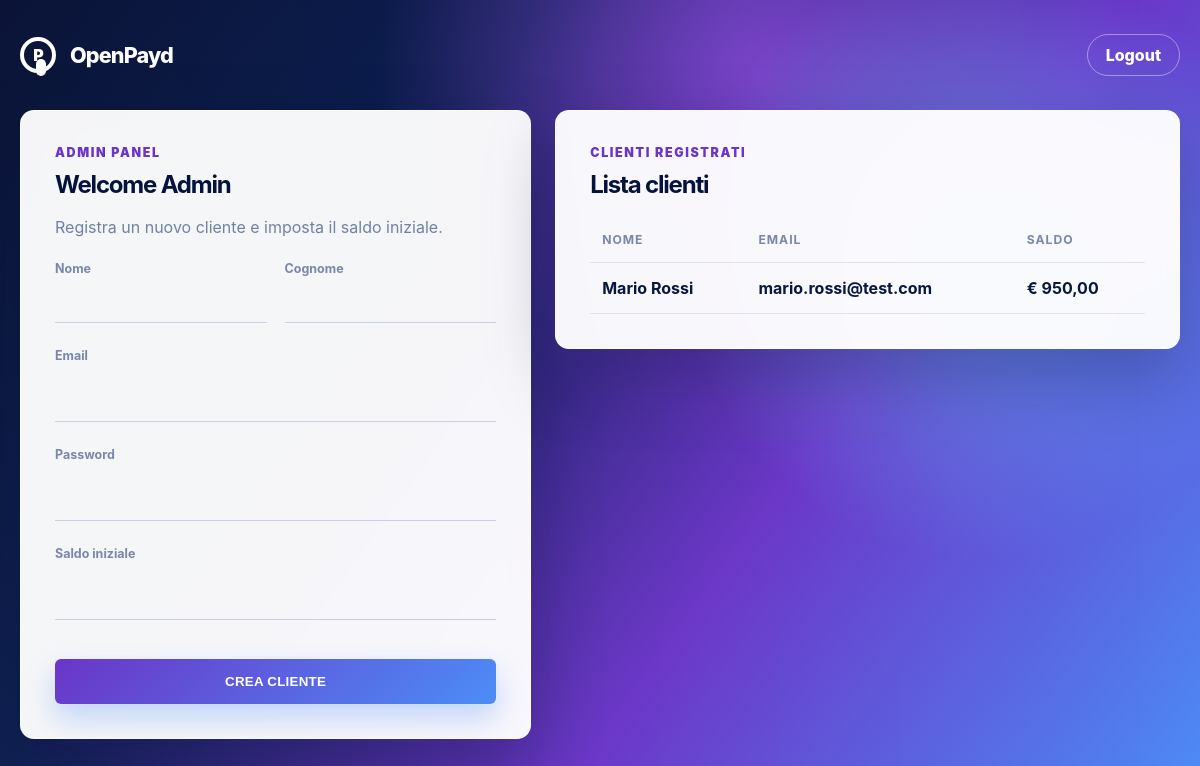
/admin/admin.php (signed in), run on the app's committed database.
### tables this page shows
CREATE TABLE users (
    id INT UNSIGNED AUTO_INCREMENT PRIMARY KEY,
    first_name VARCHAR(100) NOT NULL,
    last_name VARCHAR(100) NOT NULL,
    email VARCHAR(190) NOT NULL UNIQUE,
    password VARCHAR(255) NOT NULL,
    balance DECIMAL(12, 2) NOT NULL DEFAULT 0.00,
    role ENUM('admin', 'client') NOT NULL DEFAULT 'client',
    created_at TIMESTAMP DEFAULT CURRENT_TIMESTAMP
);

### auth/helpers.php (called while the page is built, shortened)
<?php
function e(?string $value): string
{
    return htmlspecialchars((string) $value, ENT_QUOTES | ENT_SUBSTITUTE, 'UTF-8');
}

### admin/admin.php (the view, shortened to what this page needs)
<?php
$pdo = require __DIR__ . '/../config/db.php';
$clients = [];
if (!$pdo instanceof PDO) {
    $dbError = 'Database temporaneamente non disponibile. Riprova più tardi.';
} else {
    try {
        $stmt = $pdo->prepare('SELECT first_name, last_name, email, balance FROM users WHERE role = :role ORDER BY id DESC');
        $stmt->execute(['role' => 'client']);
        $clients = $stmt->fetchAll();
    } catch (Throwable $exception) {
        error_log('Admin client list query failed: ' . $exception->getMessage());
        $dbError = 'Impossibile caricare la lista clienti in questo momento.';
    }
}
?>
<!DOCTYPE html>
<html lang="it">
<head>
    <link rel="stylesheet" href="../assets/style.css">
</head>
<body class="app-page">
    <main class="dashboard-shell wide">
        <nav class="topbar">
            <a class="brand-inline" href="admin.php">
                <span class="brand-mark small">P</span>
                <span>OpenPayd</span>
            </a>
            <a href="../auth/logout.php" class="logout-link">Logout</a>
        </nav>
        <section class="admin-grid">
            <div class="hero-card">
                <p class="eyebrow">Admin panel</p>
                <h1>Welcome Admin</h1>
                <p class="muted">Registra un nuovo cliente e imposta il saldo iniziale.</p>
                <form action="create_user.php" method="POST" class="form-stack admin-form">
                    <div class="two-columns">
                        <div>
                            <label for="first_name">Nome</label>
                            <input type="text" id="first_name" name="first_name" required>
                        </div>
                        <div>
                            <label for="last_name">Cognome</label>
                            <input type="text" id="last_name" name="last_name" required>
                        </div>
                    </div>
                    <label for="email">Email</label>
                    <input type="email" id="email" name="email" autocomplete="email" required>
                    <label for="password">Password</label>
                    <input type="password" id="password" name="password" autocomplete="new-password" required>
                    <label for="balance">Saldo iniziale</label>
                    <input type="number" id="balance" name="balance" min="0" step="0.01" required>
                    <button type="submit" class="primary-button">Crea cliente</button>
                </form>
            </div>
            <div class="hero-card clients-card">
                <p class="eyebrow">Clienti registrati</p>
                <h2>Lista clienti</h2>
                <div class="table-wrap">
                    <table>
                        <thead>
                            <tr>
                                <th>Nome</th>
                                <th>Email</th>
                                <th>Saldo</th>
                            </tr>
                        </thead>
                        <tbody>
                            <?php foreach ($clients as $client): ?>
                                <tr>
                                    <td><?= e($client['first_name'] . ' ' . $client['last_name']); ?></td>
                                    <td><?= e($client['email']); ?></td>
                                    <td>€ <?= number_format((float) $client['balance'], 2, ',', '.'); ?></td>
                                </tr>
                            <?php endforeach; ?>
                        </tbody>
                    </table>
                </div>
            </div>
        </section>
    </main>
</body>
</html>

### assets/style.css (style rules this page uses)
:root { --navy: #031542; --navy-deep: #020b2f; --violet: #6a35c8; --blue: #4c8df7; --cyan: #57d8ff; --white: #ffffff; --text: #07173f; --muted: #7180a5; --line: #c8d0e4; --danger: #d92958; --success: #087f5b; --shadow: 0 28px 70px rgba(2, 11, 47, 0.28); --radius: 14px; font-family: Inter, ui-sans-serif, system-ui, -apple-system, BlinkMacSystemFont, "Segoe UI", sans-serif; }
* { box-sizing: border-box; }
html, body { min-height: 100%; margin: 0; }
body { color: var(--text); background: radial-gradient(circle at 82% 32%, rgba(87, 216, 255, 0.48), transparent 27%), radial-gradient(circle at 63% 9%, rgba(143, 74, 224, 0.74), transparent 36%), linear-gradient(125deg, var(--navy-deep) 0%, #07194d 31%, var(--violet) 64%, var(--blue) 100%); background-attachment: fixed; }
body::before { content: ""; position: fixed; inset: 0; pointer-events: none; background: linear-gradient(90deg, rgba(255, 255, 255, 0.04), rgba(255, 255, 255, 0)); }
.brand-block, .brand-inline { display: flex; align-items: center; gap: 14px; color: var(--white); text-decoration: none; font-weight: 800; }
.brand-mark { width: 70px; height: 70px; display: grid; place-items: center; border: 8px solid var(--white); border-radius: 50%; color: var(--white); font-size: 2.25rem; font-weight: 900; line-height: 1; position: relative; }
.brand-mark::after { content: ""; position: absolute; width: 20px; height: 34px; left: 24px; bottom: -13px; background: var(--white); border-radius: 14px; }
.brand-mark.small { width: 36px; height: 36px; border-width: 4px; font-size: 1rem; }
.brand-mark.small::after { width: 10px; height: 17px; left: 12px; bottom: -7px; }
.login-card, .hero-card { width: min(100%, 450px); background: rgba(255, 255, 255, 0.96); border: 1px solid rgba(255, 255, 255, 0.75); border-radius: var(--radius); box-shadow: var(--shadow); backdrop-filter: blur(10px); }
.login-card h1, .hero-card h1, .hero-card h2 { margin: 0; color: #04133b; letter-spacing: -0.05em; }
.form-stack { display: flex; flex-direction: column; gap: 13px; }
.form-stack label { margin-top: 12px; color: #7a86aa; font-size: 0.78rem; font-weight: 700; }
.form-stack input { width: 100%; border: 0; border-bottom: 1px solid var(--line); outline: none; padding: 12px 2px 13px; color: var(--text); background: transparent; font: inherit; transition: border-color 0.2s ease, box-shadow 0.2s ease; }
.primary-button { width: 100%; margin-top: 26px; border: 0; border-radius: 6px; padding: 15px 18px; cursor: pointer; color: var(--white); background: linear-gradient(135deg, var(--violet), var(--blue)); font-weight: 800; text-transform: uppercase; letter-spacing: 0.02em; box-shadow: 0 14px 30px rgba(76, 141, 247, 0.32); transition: transform 0.2s ease, box-shadow 0.2s ease, filter 0.2s ease; }
.app-page { min-height: 100vh; padding: 34px 20px; }
.dashboard-shell { width: min(100%, 980px); margin: 0 auto; }
.dashboard-shell.wide { width: min(100%, 1180px); }
.topbar { display: flex; justify-content: space-between; align-items: center; margin-bottom: 34px; }
.brand-inline { font-size: 1.35rem; letter-spacing: -0.04em; }
.logout-link { color: var(--white); border: 1px solid rgba(255, 255, 255, 0.42); border-radius: 999px; padding: 10px 18px; text-decoration: none; font-weight: 800; transition: background 0.2s ease, transform 0.2s ease; }
.hero-card { width: 100%; padding: 34px; }
.eyebrow { margin: 0 0 10px; color: var(--violet); font-size: 0.78rem; font-weight: 900; letter-spacing: 0.13em; text-transform: uppercase; }
.muted { color: var(--muted); line-height: 1.6; }
.admin-grid { display: grid; grid-template-columns: minmax(0, 0.9fr) minmax(0, 1.1fr); gap: 24px; align-items: start; }
.admin-form { margin-top: 10px; }
.two-columns { display: grid; grid-template-columns: repeat(2, minmax(0, 1fr)); gap: 18px; }
.table-wrap { overflow-x: auto; margin-top: 18px; }
table { width: 100%; border-collapse: collapse; min-width: 520px; }
th, td { padding: 15px 12px; border-bottom: 1px solid rgba(113, 128, 165, 0.18); text-align: left; }
th { color: #7a86aa; font-size: 0.76rem; text-transform: uppercase; letter-spacing: 0.08em; }
td { color: var(--text); font-weight: 650; }

### data on the page
users: first_name+last_name "Mario Rossi", email "mario.rossi@test.com", balance "950,00"
